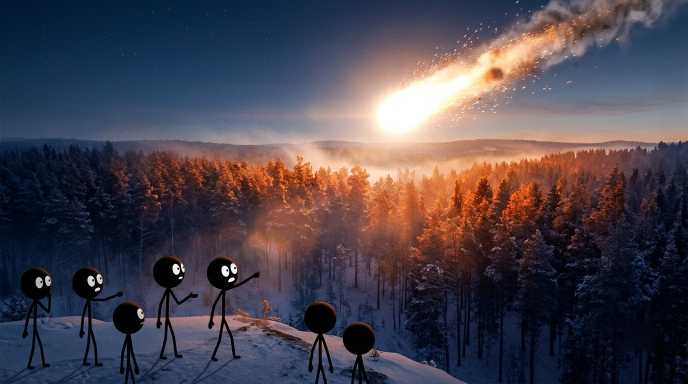
#> input picture tunguska/img/clean/s01.png, 1376 x 768 px (shown at 1/2 size)
$ python -i delama.py   (imports and definitions only)
#> lines starting #> are read from the running program, lines starting #| are printed output that depends on the picture
#> in clean_into_cache, im is the input picture: PIL image 1376x768 RGB; mean R, G, B 75.1, 67.4, 77.5
### scripts/render.py
"""SCENES.tsv + WORDS.tsv + audio -> the finished stickman explainer (still pictures, hard cuts)

Run it from the project folder:
    python <skill>/scripts/render.py                 # mix.wav if present, else VO.wav
    python <skill>/scripts/render.py --audio VO.wav --out draft.mp4
    python <skill>/scripts/render.py --selfcheck     # renders a test card (Latin + Hindi) and exits

SCENES.tsv (tab separated, '#' lines ignored, header 'cue img text pos extra'):
  cue    line.word from WORDS.tsv (07.0 = line 07, word 0). The scene starts on that spoken word.
  img    picture path in the project (img/s07.jpg), or "card" for a plain text card
  text   words drawn in code. "|" = new line. Leave EMPTY on most pictures (PLAYBOOK rule 6)
  pos    leave empty: the tag goes to the quietest corner so it never covers a face.
         Force a spot only if needed: top! tl! tr! bottom! bl! br!
  extra  optional bar chart: bars:RAW=51,COOKED=91 (values in %, drawn on a card at the right)

Hybrid look (stills + cut-out stickers, PLAYBOOK section 9): a row whose cue starts with "+" adds
an overlay to the scene above it, popping in on that spoken word:
  +cue   line.word when it appears (inside the scene)
  img    elements/cut/NN.png | count (an animated number) | tag (a plain sticky-note tag)
  text   label under the sticker; for count: "14000|YEARS OLD" (number|caption); for tag: the words
  pos    auto[,h] (default auto,0.42): the quietest free spot of the picture, so a sticker never covers
         a face; or x,y,h = centre x, centre y and height as fractions of the frame (0.72,0.55,0.45)
  extra  pop (default) | slideL | slideR | rise; add +plain for no white sticker border ("no" signs). (+x draws a code strike-out; a reviewer disliked it.
         For "no fridge, no fire" generate the sticker WITH a red no-sign instead, PLAYBOOK §9.)
With overlay rows the film is rendered frame by frame (30 fps); without them, as plain stills.

The look (text card colours) comes from the first line of STYLE.txt ("look: bright"),
or --look. Pictures: img/clean/<name>.png (LaMa, from delama.py) is used when present.
Fonts: Patrick Hand for Latin text, Kalam for Devanagari and other scripts;
complex scripts go through libass (ffmpeg) because Pillow alone breaks Hindi conjuncts.
Override with STICK_FONT / STICK_FONT_COMPLEX (a .ttf path).
"""
import argparse, csv, os, shutil, subprocess, sys, tempfile
import numpy as np
from PIL import Image, ImageDraw, ImageFont

W, H = 1920, 1080
HERE = os.path.dirname(os.path.abspath(__file__))
FONTS = os.path.join(os.path.dirname(HERE), "fonts")
FONT = os.environ.get("STICK_FONT", os.path.join(FONTS, "PatrickHand-Regular.ttf"))
FONT_CX = os.environ.get("STICK_FONT_COMPLEX", os.path.join(FONTS, "Kalam-Bold.ttf"))

# label tag colour, ink, text card centre -> edge. One per look in looks/*.md
LOOKS = {"warm":    ((252, 244, 222), (58, 34, 18), (236, 190, 105), (196, 132, 58)),
         "bright":  ((255, 253, 246), (28, 32, 44), (252, 249, 238), (196, 222, 240)),
         "ink":     ((255, 255, 255), (20, 20, 20), (252, 251, 247), (232, 229, 220)),
         "painted": ((246, 243, 236), (34, 36, 40), (226, 226, 222), (150, 158, 160)),
         "night":   ((250, 242, 220), (24, 20, 30), (58, 62, 84), (18, 20, 32))}
PAPER, INK, CARD_IN, CARD_OUT = LOOKS["warm"]
CARD_INK = INK


# [4 lines left out: function set_look, not called in this run]


_cards = {}


# [9 lines left out: function card, not called in this run]


def unmark(im):
    """Fill Flow's Gemini sparkle (fixed ~58 px box inset from bottom-right of 1376x768) by harmonic fill."""
    a = np.asarray(im.convert("RGB"), np.float32).copy()
    h, w = a.shape[:2]
#> h = 768; w = 1376
    if w < 400 or h < 300:
        return im.convert("RGB")
    x0, y0 = w - 126, h - 126
#> x0 = 1250; y0 = 642
    x1, y1, pad = x0 + 62, y0 + 62, 6
#> x1 = 1312; y1 = 704; pad = 6
    reg = a[y0 - pad:y1 + pad, x0 - pad:x1 + pad]
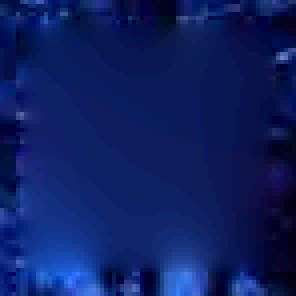
#> reg: shape (74, 74, 3) float32 (shown 4 times larger); mean R, G, B 2.9, 6.6, 20.6; drawn with min black and max white
    m = np.zeros(reg.shape[:2], bool)
    m[pad:-pad, pad:-pad] = True
    reg[m] = reg[~m].mean(axis=0)
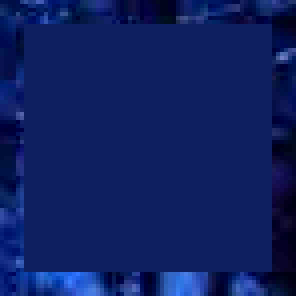
#> reg: shape (74, 74, 3) float32 (shown 4 times larger); mean R, G, B 3, 6.7, 20.5; drawn with min black and max white
    for _ in range(400):                           # Laplace relaxation: sky, walls and paper blend invisibly
        avg = (np.roll(reg, 1, 0) + np.roll(reg, -1, 0) + np.roll(reg, 1, 1) + np.roll(reg, -1, 1)) / 4
        reg[m] = avg[m]
#> this loop made 400 passes
#> pass 1, in unmark, `avg = (np.roll(reg, 1, 0) + np.roll(reg, -1, 0) + np.roll(reg, 1, 1) +..`:
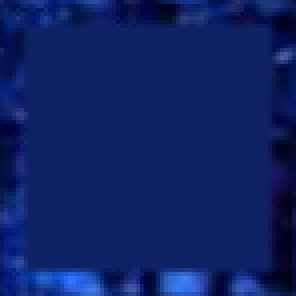
#> avg: shape (74, 74, 3) float32 (shown 4 times larger); mean R, G, B 3, 6.7, 20.5; drawn with min black and max white
    a[y0 - pad:y1 + pad, x0 - pad:x1 + pad] = reg
    return Image.fromarray(a.clip(0, 255).astype(np.uint8))


# [6 lines left out: function fit, not called in this run]


FLIP = set()


# [11 lines left out: function picture, not called in this run]


# ------------------------------------------------------------------ text
_TMP, _cache = None, {}


def complex_script(s):
    """Scripts that need shaping (Hebrew, Arabic, Indic, Thai, ... and CJK). Symbols such as ≈ · — stay Latin."""
    return any(0x0590 <= ord(c) < 0x2000 or ord(c) >= 0x3000 for c in s)


# [42 lines left out: functions libass_mask, text_layer, not called in this run]


SPOTS = ["top", "tl", "tr", "bottom", "bl", "br"]       # auto tries these, in order of preference


# [47 lines left out: functions busy, label, not called in this run]


CHART = (1300, 250, 1860, 1010)


# [17 lines left out: function bars, not called in this run]


# ------------------------------------------------------------------ hybrid (stickers on scenes)
FPS = 30
_stickers = {}
SPACE = {}
FLIP = set()


# [42 lines left out: functions sticker, tag_image, not called in this run]


def ease_back(p):
    c = 1.7
    return 1 + (c + 1) * (p - 1) ** 3 + c * (p - 1) ** 2


# [360 lines left out: functions place, pacing, cross_layer, render_motion, selfcheck, main, not called in this run]


# [2 lines that do not run on import are left out]

### scripts/delama.py
"""Erase Flow's Gemini sparkle from every scene picture with LaMa (big-lama), the clean way.

Run from the project folder:
    python <skill>/scripts/delama.py --watch      # in the BACKGROUND while Flow generates: cleans every
                                                  # download the moment it lands (cache keyed by content)
    python <skill>/scripts/delama.py              # after `pictures.py pick`: img/sNN.jpg -> img/clean/sNN.png
                                                  # (instant for anything --watch already cleaned)
    python <skill>/scripts/delama.py --force      # redo all
    python <skill>/scripts/delama.py --selfcheck  # erase a drawn mark on a test picture, print the error

render.py uses img/clean/<name>.png automatically when it exists; without it, it falls back to
a smooth fill (fine on sky and walls, slightly soft on busy corners).

Why only a corner crop: the mark sits at a fixed spot (~58 px box, inset ~70 px from the
bottom-right of a 1376x768 Flow picture), so LaMa runs on a 384x384 corner, about 1-2 s per
picture on CPU, and every pixel outside the mark stays identical.

Needs: torch (CPU is fine) and the model file ~/.cache/lama/big-lama.pt (206 MB, Apache-2.0,
LaMa by Samsung AI / advimman; TorchScript build from the simple-lama-inpainting release).
SETUP.md step 3b installs both. Override the model path with LAMA_MODEL.
"""
import glob, hashlib, os, shutil, sys, time, warnings
import numpy as np
from PIL import Image, ImageFilter

MODEL = os.environ.get("LAMA_MODEL", os.path.join(os.path.expanduser("~"), ".cache", "lama", "big-lama.pt"))
CROP = 384
CACHE = os.path.join("img", "lama_cache")          # <md5 of the Flow file>.png, shared by --watch and pick


def mark_box(w, h):
    """Same geometry as render.unmark: the sparkle box, padded."""
    x0, y0 = w - 126, h - 126
    return x0 - 8, y0 - 8, x0 + 70, y0 + 70


_model = None


def model():
    global _model
    if _model is None:
        import torch
        if not os.path.exists(MODEL):
            return None
        with warnings.catch_warnings():
            warnings.simplefilter("ignore")
            _model = torch.jit.load(MODEL, map_location="cpu").eval()
    return _model


def erase(im, box):
    """LaMa on a CROPxCROP window around box; only the box (feathered) is replaced.
    Falls back to harmonic unmark if big-lama model is not locally cached."""
    m_obj = model()
    if m_obj is None:
        sys.path.insert(0, os.path.dirname(os.path.abspath(__file__)))
        try:
            from render import unmark
            return unmark(im)
        except Exception:
            arr = np.array(im.convert("RGB"))
            w, h = im.size
            mask = np.zeros((h, w), dtype=np.uint8)
            mask[box[1]:box[3], box[0]:box[2]] = 255
            import cv2
            clean = cv2.inpaint(arr, mask, 5, cv2.INPAINT_TELEA)
            return Image.fromarray(clean)

    import torch
    im = im.convert("RGB")
    w, h = im.size
    cx0, cy0 = max(0, min(w - CROP, box[2] - CROP + 40)), max(0, min(h - CROP, box[3] - CROP + 40))
    win = im.crop((cx0, cy0, cx0 + CROP, cy0 + CROP))
    m = Image.new("L", win.size, 0)
    m.paste(255, (box[0] - cx0, box[1] - cy0, box[2] - cx0, box[3] - cy0))
    img_t = torch.from_numpy(np.asarray(win, np.float32) / 255).permute(2, 0, 1)[None]
    msk_t = (torch.from_numpy(np.asarray(m, np.float32) / 255) > 0.5).float()[None, None]
    with torch.no_grad():
        out = m_obj(img_t, msk_t)[0].permute(1, 2, 0).numpy()
    res = Image.fromarray(np.clip(out * 255, 0, 255).astype(np.uint8))
    soft = m.filter(ImageFilter.GaussianBlur(3)).point(lambda v: min(255, v * 2))
    win.paste(res, (0, 0), soft)
    im.paste(win, (cx0, cy0))
    return im


# [17 lines left out: function selfcheck, not called in this run]


def md5(p):
    return hashlib.md5(open(p, "rb").read()).hexdigest()


def clean_into_cache(src):
    """LaMa-clean one Flow file into the cache (by content); return the cache path."""
    os.makedirs(CACHE, exist_ok=True)
    out = os.path.join(CACHE, md5(src) + ".png")
    if not os.path.exists(out):
        im = Image.open(src)
        if im.width < 400 or im.height < 300:
            return None
        erase(im, mark_box(*im.size)).save(out)
    return out


# [45 lines left out: functions watch, main, not called in this run]


# [2 lines not run here, left out]

>>> result = clean_into_cache('../tunguska/img/clean/s01.png')

$ run again, on tunguska/img/clean/s06.png
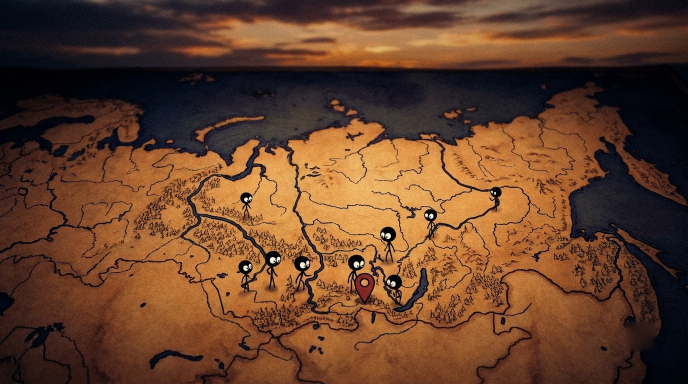
#> input picture tunguska/img/clean/s06.png, 1376 x 768 px (shown at 1/2 size)
#> in clean_into_cache, im is the input picture: PIL image 1376x768 RGB; mean R, G, B 103, 65.6, 42.7
#> in unmark, `reg = a[y0 - pad:y1 + pad, x0 - pad:x1 + pad]`:
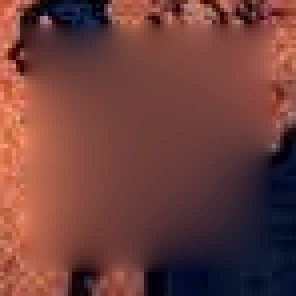
#> reg: shape (74, 74, 3) float32 (shown 4 times larger); mean R, G, B 39.4, 22.7, 21.5; drawn with min black and max white
#> the loop in unmark, `for _ in range(400):` made 400 passes
#> pass 1, in unmark, `avg = (np.roll(reg, 1, 0) + np.roll(reg, -1, 0) + np.roll(reg, 1, 1) +..`:
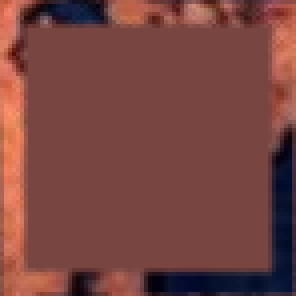
#> avg: shape (74, 74, 3) float32 (shown 4 times larger); mean R, G, B 40, 23.1, 21.8; drawn with min black and max white
